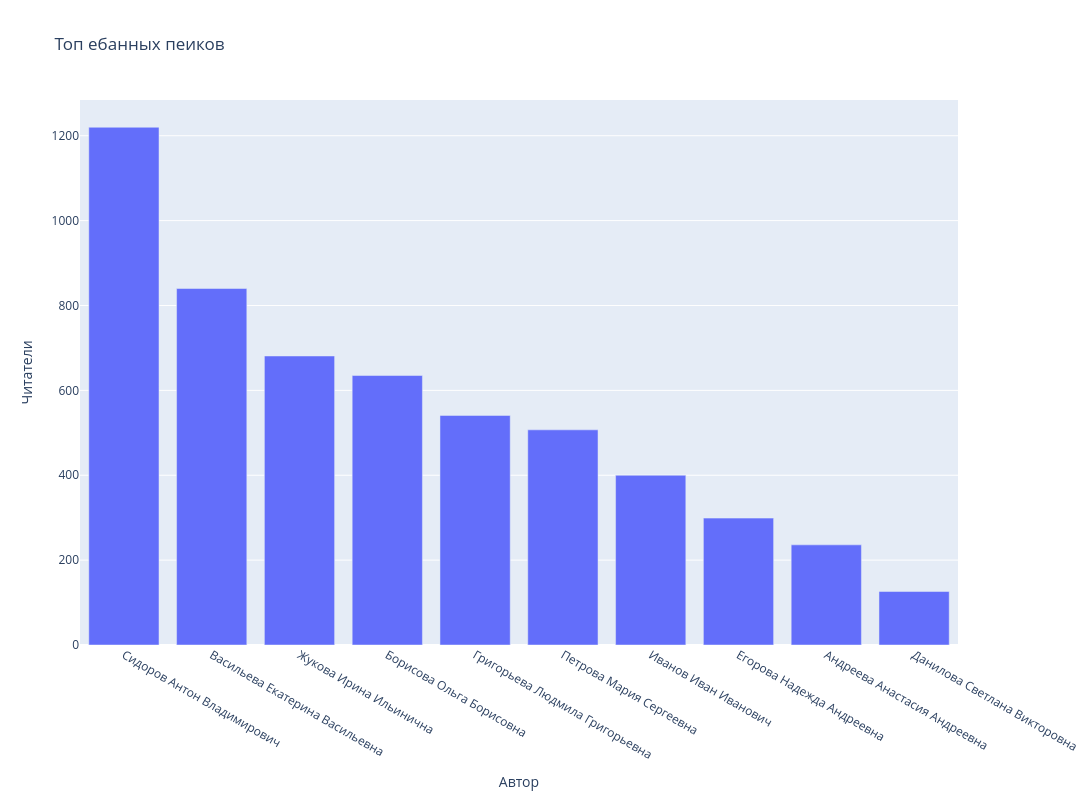

Here is the notebook cell this chart was saved with:
### Code cell
sum_read = df.groupby('Автор')['Читатели'].sum().reset_index()
sum_read.sort_values(by='Читатели', ascending=False, inplace=True)
best_topic_author = px.bar(sum_read, x='Автор', y='Читатели', title='Рейтинг публикаций', 
            width=1400, height=800)


best_topic_author.show()

### Figure 1 — Plotly figure (JSON) as saved in the notebook; plotly's stock layout.template omitted (floating-point values rounded to 4 significant figures)
{"data": [{"alignmentgroup": "True", "hovertemplate": "Автор=%{x}<br>Читатели=%{y}<extra></extra>", "legendgroup": "", "marker": {"color": "#636efa", "pattern": {"shape": ""}}, "name": "", "offsetgroup": "", "orientation": "v", "showlegend": false, "textposition": "auto", "type": "bar", "x": ["Сидоров Антон Владимирович", "Васильева Екатерина Васильевна", "Жукова Ирина Ильинична", "Борисова Ольга Борисовна", "Григорьева Людмила Григорьевна", "Петрова Мария Сергеевна", "Иванов Иван Иванович", "Егорова Надежда Андреевна", "Андреева Анастасия Андреевна", "Данилова Светлана Викторовна"], "xaxis": "x", "y": [1220, 840, 681, 635, 541, 507, 400, 299, 236, 126], "yaxis": "y"}], "layout": {"barmode": "relative", "height": 800, "legend": {"tracegroupgap": 0}, "title": {"text": "Топ ебанных пеиков"}, "width": 1400, "xaxis": {"anchor": "y", "domain": [0, 1], "title": {"text": "Автор"}}, "yaxis": {"anchor": "x", "domain": [0, 1], "title": {"text": "Читатели"}}}}
